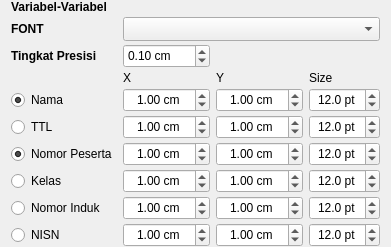
       <widget class="QWidget" name="widget_10" native="true">
        <property name="sizePolicy">
         <sizepolicy hsizetype="Preferred" vsizetype="Maximum">
          <horstretch>0</horstretch>
          <verstretch>0</verstretch>
         </sizepolicy>
        </property>
        <layout class="QGridLayout" name="gridLayout_3" columnstretch="0,0,0,0">
         <property name="topMargin">
          <number>0</number>
         </property>
         <property name="bottomMargin">
          <number>0</number>
         </property>
         <property name="verticalSpacing">
          <number>3</number>
         </property>
         <item row="3" column="3">
          <widget class="QLabel" name="label_18">
           <property name="text">
            <string>Size</string>
           </property>
          </widget>
         </item>
         <item row="4" column="2">
          <widget class="QDoubleSpinBox" name="y_nama">
           <property name="minimumSize">
            <size>
             <width>0</width>
             <height>24</height>
            </size>
           </property>
           <property name="alignment">
            <set>Qt::AlignCenter</set>
           </property>
           <property name="suffix">
            <string> cm</string>
           </property>
           <property name="decimals">
            <number>2</number>
           </property>
           <property name="minimum">
            <double>-100.000000000000000</double>
           </property>
           <property name="maximum">
            <double>100.000000000000000</double>
           </property>
           <property name="singleStep">
            <double>0.100000000000000</double>
           </property>
           <property name="value">
            <double>1.000000000000000</double>
           </property>
          </widget>
         </item>
         <item row="9" column="2">
          <widget class="QDoubleSpinBox" name="y_no_induk">
           <property name="minimumSize">
            <size>
             <width>0</width>
             <height>24</height>
            </size>
           </property>
           <property name="alignment">
            <set>Qt::AlignCenter</set>
           </property>
           <property name="suffix">
            <string> cm</string>
           </property>
           <property name="decimals">
            <number>2</number>
           </property>
           <property name="minimum">
            <double>-100.000000000000000</double>
           </property>
           <property name="maximum">
            <double>100.000000000000000</double>
           </property>
           <property name="singleStep">
            <double>0.100000000000000</double>
           </property>
           <property name="value">
            <double>1.000000000000000</double>
           </property>
          </widget>
         </item>
         <item row="5" column="2">
          <widget class="QDoubleSpinBox" name="y_ttl">
           <property name="minimumSize">
            <size>
             <width>0</width>
             <height>24</height>
            </size>
           </property>
           <property name="alignment">
            <set>Qt::AlignCenter</set>
           </property>
           <property name="suffix">
            <string> cm</string>
           </property>
           <property name="decimals">
            <number>2</number>
           </property>
           <property name="minimum">
            <double>-100.000000000000000</double>
           </property>
           <property name="maximum">
            <double>100.000000000000000</double>
           </property>
           <property name="singleStep">
            <double>0.100000000000000</double>
           </property>
           <property name="value">
            <double>1.000000000000000</double>
           </property>
          </widget>
         </item>
         <item row="3" column="2">
          <widget class="QLabel" name="label_19">
           <property name="text">
            <string>Y</string>
           </property>
          </widget>
         </item>
         <item row="0" column="0">
          <widget class="QLabel" name="label_7">
           <property name="sizePolicy">
            <sizepolicy hsizetype="Preferred" vsizetype="Maximum">
             <horstretch>0</horstretch>
             <verstretch>0</verstretch>
            </sizepolicy>
           </property>
           <property name="font">
            <font>
             <weight>75</weight>
             <bold>true</bold>
            </font>
           </property>
           <property name="text">
            <string>Variabel-Variabel</string>
           </property>
          </widget>
         </item>
         <item row="4" column="0">
          <widget class="QRadioButton" name="radio_nama">
           <property name="text">
            <string>Nama</string>
           </property>
           <property name="checked">
            <bool>true</bool>
           </property>
           <property name="autoExclusive">
            <bool>false</bool>
           </property>
          </widget>
         </item>
         <item row="5" column="0">
          <widget class="QRadioButton" name="radio_ttl">
           <property name="text">
            <string>TTL</string>
           </property>
           <property name="autoExclusive">
            <bool>false</bool>
           </property>
          </widget>
         </item>
         <item row="9" column="1">
          <widget class="QDoubleSpinBox" name="x_no_induk">
           <property name="minimumSize">
            <size>
             <width>0</width>
             <height>24</height>
            </size>
           </property>
           <property name="alignment">
            <set>Qt::AlignCenter</set>
           </property>
           <property name="suffix">
            <string> cm</string>
           </property>
           <property name="decimals">
            <number>2</number>
           </property>
           <property name="minimum">
            <double>-100.000000000000000</double>
           </property>
           <property name="maximum">
            <double>100.000000000000000</double>
           </property>
           <property name="singleStep">
            <double>0.100000000000000</double>
           </property>
           <property name="value">
            <double>1.000000000000000</double>
           </property>
          </widget>
         </item>
         <item row="3" column="1">
          <widget class="QLabel" name="label_17">
           <property name="text">
            <string>X</string>
           </property>
          </widget>
         </item>
         <item row="9" column="0">
          <widget class="QRadioButton" name="radio_no_induk">
           <property name="text">
            <string>Nomor Induk</string>
           </property>
           <property name="autoExclusive">
            <bool>false</bool>
           </property>
          </widget>
         </item>
         <item row="5" column="1">
          <widget class="QDoubleSpinBox" name="x_ttl">
           <property name="minimumSize">
            <size>
             <width>0</width>
             <height>24</height>
            </size>
           </property>
           <property name="alignment">
            <set>Qt::AlignCenter</set>
           </property>
           <property name="suffix">
            <string> cm</string>
           </property>
           <property name="decimals">
            <number>2</number>
           </property>
           <property name="minimum">
            <double>-100.000000000000000</double>
           </property>
           <property name="maximum">
            <double>100.000000000000000</double>
           </property>
           <property name="singleStep">
            <double>0.100000000000000</double>
           </property>
           <property name="value">
            <double>1.000000000000000</double>
           </property>
          </widget>
         </item>
         <item row="4" column="1">
          <widget class="QDoubleSpinBox" name="x_nama">
           <property name="minimumSize">
            <size>
             <width>0</width>
             <height>24</height>
            </size>
           </property>
           <property name="alignment">
            <set>Qt::AlignCenter</set>
           </property>
           <property name="suffix">
            <string> cm</string>
           </property>
           <property name="decimals">
            <number>2</number>
           </property>
           <property name="minimum">
            <double>-100.000000000000000</double>
           </property>
           <property name="maximum">
            <double>100.000000000000000</double>
           </property>
           <property name="singleStep">
            <double>0.100000000000000</double>
           </property>
           <property name="value">
            <double>1.000000000000000</double>
           </property>
          </widget>
         </item>
         <item row="4" column="3">
          <widget class="QDoubleSpinBox" name="size_nama">
           <property name="minimumSize">
            <size>
             <width>0</width>
             <height>24</height>
            </size>
           </property>
           <property name="alignment">
            <set>Qt::AlignCenter</set>
           </property>
           <property name="suffix">
            <string> pt</string>
           </property>
           <property name="decimals">
            <number>1</number>
           </property>
           <property name="minimum">
            <double>6.000000000000000</double>
           </property>
           <property name="maximum">
            <double>100.000000000000000</double>
           </property>
           <property name="singleStep">
            <double>1.000000000000000</double>
           </property>
           <property name="value">
            <double>12.000000000000000</double>
           </property>
          </widget>
         </item>
         <item row="9" column="3">
          <widget class="QDoubleSpinBox" name="size_no_induk">
           <property name="minimumSize">
            <size>
             <width>0</width>
             <height>24</height>
            </size>
           </property>
           <property name="alignment">
            <set>Qt::AlignCenter</set>
           </property>
           <property name="suffix">
            <string> pt</string>
           </property>
           <property name="decimals">
            <number>1</number>
           </property>
           <property name="minimum">
            <double>6.000000000000000</double>
           </property>
           <property name="maximum">
            <double>100.000000000000000</double>
           </property>
           <property name="singleStep">
            <double>1.000000000000000</double>
           </property>
           <property name="value">
            <double>12.000000000000000</double>
           </property>
          </widget>
         </item>
         <item row="10" column="0">
          <widget class="QRadioButton" name="radio_nisn">
           <property name="text">
            <string>NISN</string>
           </property>
           <property name="autoExclusive">
            <bool>false</bool>
           </property>
          </widget>
         </item>
         <item row="10" column="3">
          <widget class="QDoubleSpinBox" name="size_nisn">
           <property name="minimumSize">
            <size>
             <width>0</width>
             <height>24</height>
            </size>
           </property>
           <property name="alignment">
            <set>Qt::AlignCenter</set>
           </property>
           <property name="suffix">
            <string> pt</string>
           </property>
           <property name="decimals">
            <number>1</number>
           </property>
           <property name="minimum">
            <double>6.000000000000000</double>
           </property>
           <property name="maximum">
            <double>100.000000000000000</double>
           </property>
           <property name="singleStep">
            <double>1.000000000000000</double>
           </property>
           <property name="value">
            <double>12.000000000000000</double>
           </property>
          </widget>
         </item>
         <item row="10" column="2">
          <widget class="QDoubleSpinBox" name="y_nisn">
           <property name="minimumSize">
            <size>
             <width>0</width>
             <height>24</height>
            </size>
           </property>
           <property name="alignment">
            <set>Qt::AlignCenter</set>
           </property>
           <property name="suffix">
            <string> cm</string>
           </property>
           <property name="decimals">
            <number>2</number>
           </property>
           <property name="minimum">
            <double>-100.000000000000000</double>
           </property>
           <property name="maximum">
            <double>100.000000000000000</double>
           </property>
           <property name="singleStep">
            <double>0.100000000000000</double>
           </property>
           <property name="value">
            <double>1.000000000000000</double>
           </property>
          </widget>
         </item>
         <item row="10" column="1">
          <widget class="QDoubleSpinBox" name="x_nisn">
           <property name="minimumSize">
            <size>
             <width>0</width>
             <height>24</height>
            </size>
           </property>
           <property name="alignment">
            <set>Qt::AlignCenter</set>
           </property>
           <property name="suffix">
            <string> cm</string>
           </property>
           <property name="decimals">
            <number>2</number>
           </property>
           <property name="minimum">
            <double>-100.000000000000000</double>
           </property>
           <property name="maximum">
            <double>100.000000000000000</double>
           </property>
           <property name="singleStep">
            <double>0.100000000000000</double>
           </property>
           <property name="value">
            <double>1.000000000000000</double>
           </property>
          </widget>
         </item>
         <item row="7" column="0">
          <widget class="QRadioButton" name="radio_kelas">
           <property name="text">
            <string>Kelas</string>
           </property>
           <property name="autoExclusive">
            <bool>false</bool>
           </property>
          </widget>
         </item>
         <item row="7" column="2">
          <widget class="QDoubleSpinBox" name="y_kelas">
           <property name="minimumSize">
            <size>
             <width>0</width>
             <height>24</height>
            </size>
           </property>
           <property name="alignment">
            <set>Qt::AlignCenter</set>
           </property>
           <property name="suffix">
            <string> cm</string>
           </property>
           <property name="decimals">
            <number>2</number>
           </property>
           <property name="minimum">
            <double>-100.000000000000000</double>
           </property>
           <property name="maximum">
            <double>100.000000000000000</double>
           </property>
           <property name="singleStep">
            <double>0.100000000000000</double>
           </property>
           <property name="value">
            <double>1.000000000000000</double>
           </property>
          </widget>
         </item>
         <item row="7" column="1">
          <widget class="QDoubleSpinBox" name="x_kelas">
           <property name="minimumSize">
            <size>
             <width>0</width>
             <height>24</height>
            </size>
           </property>
           <property name="alignment">
            <set>Qt::AlignCenter</set>
           </property>
           <property name="suffix">
            <string> cm</string>
           </property>
           <property name="decimals">
            <number>2</number>
           </property>
           <property name="minimum">
            <double>-100.000000000000000</double>
           </property>
           <property name="maximum">
            <double>100.000000000000000</double>
           </property>
           <property name="singleStep">
            <double>0.100000000000000</double>
           </property>
           <property name="value">
            <double>1.000000000000000</double>
           </property>
          </widget>
         </item>
         <item row="6" column="1">
          <widget class="QDoubleSpinBox" name="x_nopes">
           <property name="minimumSize">
            <size>
             <width>0</width>
             <height>24</height>
            </size>
           </property>
           <property name="alignment">
            <set>Qt::AlignCenter</set>
           </property>
           <property name="suffix">
            <string> cm</string>
           </property>
           <property name="decimals">
            <number>2</number>
           </property>
           <property name="minimum">
            <double>-100.000000000000000</double>
           </property>
           <property name="maximum">
            <double>100.000000000000000</double>
           </property>
           <property name="singleStep">
            <double>0.100000000000000</double>
           </property>
           <property name="value">
            <double>1.000000000000000</double>
           </property>
          </widget>
         </item>
         <item row="5" column="3">
          <widget class="QDoubleSpinBox" name="size_ttl">
           <property name="minimumSize">
            <size>
             <width>0</width>
             <height>24</height>
            </size>
           </property>
           <property name="alignment">
            <set>Qt::AlignCenter</set>
           </property>
           <property name="suffix">
            <string> pt</string>
           </property>
           <property name="decimals">
            <number>1</number>
           </property>
           <property name="minimum">
            <double>6.000000000000000</double>
           </property>
           <property name="maximum">
            <double>100.000000000000000</double>
           </property>
           <property name="singleStep">
            <double>1.000000000000000</double>
           </property>
           <property name="value">
            <double>12.000000000000000</double>
           </property>
          </widget>
         </item>
         <item row="7" column="3">
          <widget class="QDoubleSpinBox" name="size_kelas">
           <property name="minimumSize">
            <size>
             <width>0</width>
             <height>24</height>
            </size>
           </property>
           <property name="alignment">
            <set>Qt::AlignCenter</set>
           </property>
           <property name="suffix">
            <string> pt</string>
           </property>
           <property name="decimals">
            <number>1</number>
           </property>
           <property name="minimum">
            <double>6.000000000000000</double>
           </property>
           <property name="maximum">
            <double>100.000000000000000</double>
           </property>
           <property name="singleStep">
            <double>1.000000000000000</double>
           </property>
           <property name="value">
            <double>12.000000000000000</double>
           </property>
          </widget>
         </item>
         <item row="6" column="0">
          <widget class="QRadioButton" name="radio_nopes">
           <property name="text">
            <string>Nomor Peserta</string>
           </property>
           <property name="checked">
            <bool>true</bool>
           </property>
           <property name="autoExclusive">
            <bool>false</bool>
           </property>
          </widget>
         </item>
         <item row="6" column="2">
          <widget class="QDoubleSpinBox" name="y_nopes">
           <property name="minimumSize">
            <size>
             <width>0</width>
             <height>24</height>
            </size>
           </property>
           <property name="alignment">
            <set>Qt::AlignCenter</set>
           </property>
           <property name="suffix">
            <string> cm</string>
           </property>
           <property name="decimals">
            <number>2</number>
           </property>
           <property name="minimum">
            <double>-100.000000000000000</double>
           </property>
           <property name="maximum">
            <double>100.000000000000000</double>
           </property>
           <property name="singleStep">
            <double>0.100000000000000</double>
           </property>
           <property name="value">
            <double>1.000000000000000</double>
           </property>
          </widget>
         </item>
         <item row="6" column="3">
          <widget class="QDoubleSpinBox" name="size_nopes">
           <property name="minimumSize">
            <size>
             <width>0</width>
             <height>24</height>
            </size>
           </property>
           <property name="alignment">
            <set>Qt::AlignCenter</set>
           </property>
           <property name="suffix">
            <string> pt</string>
           </property>
           <property name="decimals">
            <number>1</number>
           </property>
           <property name="minimum">
            <double>6.000000000000000</double>
           </property>
           <property name="maximum">
            <double>100.000000000000000</double>
           </property>
           <property name="singleStep">
            <double>1.000000000000000</double>
           </property>
           <property name="value">
            <double>12.000000000000000</double>
           </property>
          </widget>
         </item>
         <item row="1" column="1" colspan="3">
          <widget class="QComboBox" name="cbo_fonts">
           <property name="minimumSize">
            <size>
             <width>0</width>
             <height>24</height>
            </size>
           </property>
           <property name="editable">
            <bool>false</bool>
           </property>
          </widget>
         </item>
         <item row="1" column="0">
          <widget class="QLabel" name="label_25">
           <property name="maximumSize">
            <size>
             <width>80</width>
             <height>16777215</height>
            </size>
           </property>
           <property name="font">
            <font>
             <weight>75</weight>
             <bold>true</bold>
            </font>
           </property>
           <property name="text">
            <string>FONT</string>
           </property>
          </widget>
         </item>
         <item row="2" column="0">
          <widget class="QLabel" name="label_26">
           <property name="font">
            <font>
             <weight>75</weight>
             <bold>true</bold>
            </font>
           </property>
           <property name="text">
            <string>Tingkat Presisi</string>
           </property>
          </widget>
         </item>
         <item row="2" column="1">
          <widget class="QDoubleSpinBox" name="spin_presisi">
           <property name="minimumSize">
            <size>
             <width>80</width>
             <height>24</height>
            </size>
           </property>
           <property name="suffix">
            <string> cm</string>
           </property>
           <property name="decimals">
            <number>2</number>
           </property>
           <property name="minimum">
            <double>0.000000000000000</double>
           </property>
           <property name="maximum">
            <double>28.000000000000000</double>
           </property>
           <property name="singleStep">
            <double>0.100000000000000</double>
           </property>
           <property name="value">
            <double>0.100000000000000</double>
           </property>
          </widget>
         </item>
        </layout>
       </widget>
